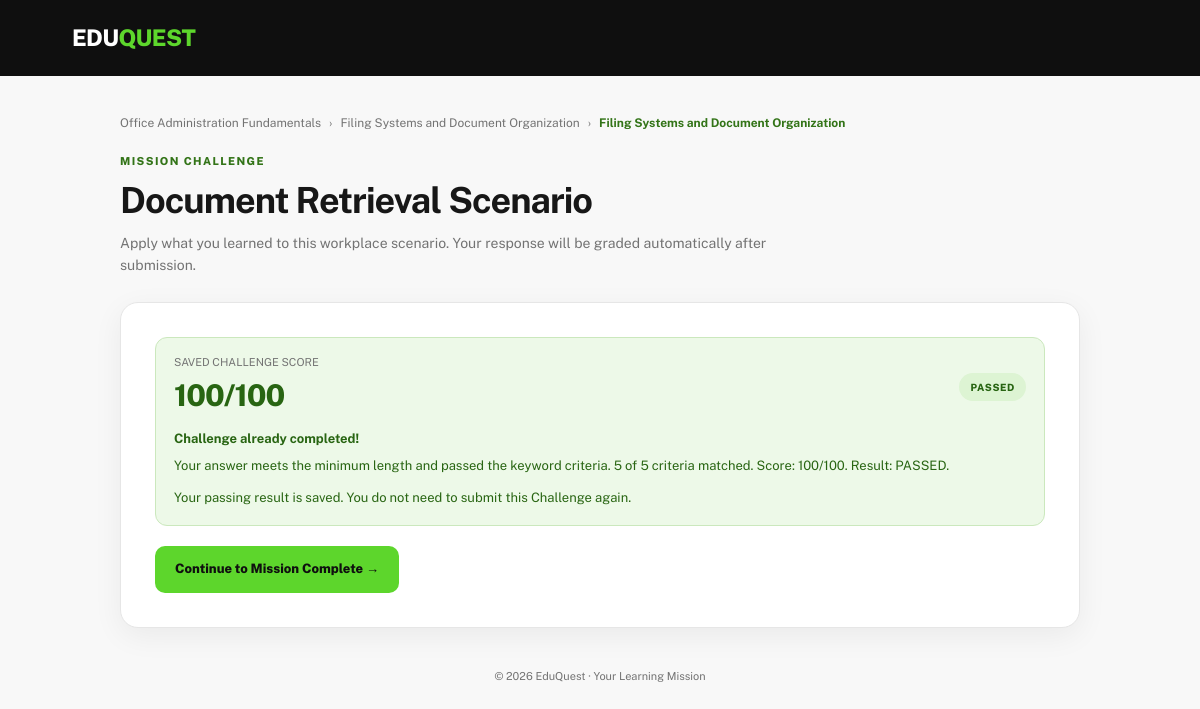
Screenshot of /EDUQUEST_FINAL/Challenge.php?mission_id=3 (signed in) with the database file from the repository.
### tables this page shows
CREATE TABLE `challenges` (
  `challenge_id` int(10) UNSIGNED NOT NULL,
  `mission_id` int(10) UNSIGNED NOT NULL,
  `challenge_title` varchar(200) NOT NULL,
  `challenge_description` text DEFAULT NULL,
  `instructions` text DEFAULT NULL,
  `total_points` smallint(5) UNSIGNED NOT NULL DEFAULT 20,
  `passing_score` decimal(5,2) NOT NULL DEFAULT 70.00,
  `status` enum('draft','published') NOT NULL DEFAULT 'draft',
  `created_at` timestamp NOT NULL DEFAULT current_timestamp(),
  `updated_at` timestamp NOT NULL DEFAULT current_timestamp() ON UPDATE current_timestamp()
);

CREATE TABLE `courses` (
  `course_id` int(10) UNSIGNED NOT NULL,
  `course_title` varchar(200) NOT NULL,
  `course_description` text DEFAULT NULL,
  `course_number` tinyint(3) UNSIGNED NOT NULL,
  `thumbnail` varchar(255) DEFAULT NULL,
  `is_locked` tinyint(1) NOT NULL DEFAULT 0,
  `status` enum('draft','published','archived') NOT NULL DEFAULT 'draft',
  `created_at` timestamp NOT NULL DEFAULT current_timestamp(),
  `updated_at` timestamp NOT NULL DEFAULT current_timestamp() ON UPDATE current_timestamp()
);

CREATE TABLE `modules` (
  `module_id` int(10) UNSIGNED NOT NULL,
  `course_id` int(10) UNSIGNED NOT NULL,
  `module_number` tinyint(3) UNSIGNED NOT NULL,
  `module_title` varchar(200) NOT NULL,
  `module_description` text DEFAULT NULL,
  `status` enum('draft','published','archived') NOT NULL DEFAULT 'draft',
  `created_at` timestamp NOT NULL DEFAULT current_timestamp(),
  `updated_at` timestamp NOT NULL DEFAULT current_timestamp() ON UPDATE current_timestamp()
);

CREATE TABLE `missions` (
  `mission_id` int(10) UNSIGNED NOT NULL,
  `module_id` int(10) UNSIGNED NOT NULL,
  `mission_number` tinyint(3) UNSIGNED NOT NULL,
  `mission_title` varchar(200) NOT NULL,
  `mission_description` text DEFAULT NULL,
  `mission_type` varchar(50) NOT NULL DEFAULT 'lesson',
  `mission_order` tinyint(3) UNSIGNED NOT NULL DEFAULT 1,
  `status` enum('draft','published') NOT NULL DEFAULT 'draft',
  `created_at` timestamp NOT NULL DEFAULT current_timestamp(),
  `updated_at` timestamp NOT NULL DEFAULT current_timestamp() ON UPDATE current_timestamp()
);

CREATE TABLE `challenge_attempts` (
  `attempt_id` int(10) UNSIGNED NOT NULL,
  `user_id` int(10) UNSIGNED NOT NULL,
  `challenge_id` int(10) UNSIGNED NOT NULL,
  `attempt_number` smallint(5) UNSIGNED NOT NULL DEFAULT 1,
  `answer_text` longtext DEFAULT NULL,
  `score` decimal(7,2) NOT NULL DEFAULT 0.00,
  `status` enum('in_progress','submitted','graded') NOT NULL DEFAULT 'in_progress',
  `result` enum('passed','failed') DEFAULT NULL,
  `feedback` text DEFAULT NULL,
  `started_at` datetime NOT NULL DEFAULT current_timestamp(),
  `submitted_at` datetime DEFAULT NULL,
  `graded_at` datetime DEFAULT NULL
);

### EDUQUEST_FINAL/Challenge.php (the view, shortened to what this page needs)
<?php
require_once __DIR__ . "/Admin_Portal/db_connect.php";
$conn->set_charset("utf8mb4");
$userId = (int) $_SESSION["user_id"];
function challengeEscape($value)
{
    return htmlspecialchars((string) $value, ENT_QUOTES, "UTF-8");
}
$missionId = isset($_GET["mission_id"]) ? (int) $_GET["mission_id"] : 0;
$challenge = null;
$accessError = "";
$lessonId = 0;
$previousPassedAttempt = null;
$latestPercentage = 0;
if ($missionId <= 0) {
    $accessError = "Invalid mission. Please return to your course and select a valid mission.";
} else {
    $stmt = $conn->prepare("
        SELECT
            ch.challenge_id,
            ch.mission_id,
            ch.challenge_title,
            ch.challenge_description,
            ch.instructions,
            ch.total_points,
            ch.passing_score,
            m.mission_title,
            m.module_id,
            mo.module_title,
            mo.course_id,
            c.course_title
        FROM challenges ch
        INNER JOIN missions m ON m.mission_id = ch.mission_id
        INNER JOIN modules mo ON mo.module_id = m.module_id
        INNER JOIN courses c ON c.course_id = mo.course_id
        WHERE ch.mission_id = ?
          AND ch.status = 'published'
        LIMIT 1
    ");
    $stmt->bind_param("i", $missionId);
    $stmt->execute();
    $challenge = $stmt->get_result()->fetch_assoc();
}
if ($challenge) {
    $moduleId = (int) $challenge["module_id"];
    $lessonStmt = $conn->prepare("
        SELECT lesson_id
        FROM lessons
        WHERE module_id = ?
        ORDER BY lesson_id ASC
        LIMIT 1
    ");
    $lessonStmt->bind_param("i", $moduleId);
    $lessonStmt->execute();
    $lessonRow = $lessonStmt->get_result()->fetch_assoc();
    if ($lessonRow) {
        $lessonId = (int) $lessonRow["lesson_id"];
    }
}
if ($challenge && $accessError === "") {
    $challengeIdValue = (int) $challenge["challenge_id"];
    $passedStmt = $conn->prepare("
        SELECT
            attempt_id,
            attempt_number,
            answer_text,
            score,
            status,
            feedback,
            submitted_at
        FROM challenge_attempts
        WHERE user_id = ?
          AND challenge_id = ?
          AND status = 'graded'
          AND feedback LIKE '%Result: PASSED.%'
        ORDER BY attempt_id DESC
        LIMIT 1
    ");
    $passedStmt->bind_param("ii", $userId, $challengeIdValue);
    $passedStmt->execute();
    $previousPassedAttempt = $passedStmt->get_result()->fetch_assoc();
}
if ($challenge && $accessError === "") {
    $challengeIdValue = (int) $challenge["challenge_id"];
    $latestStmt = $conn->prepare("
        SELECT
            attempt_id,
            attempt_number,
            answer_text,
            score,
            status,
            feedback,
            submitted_at
        FROM challenge_attempts
        WHERE user_id = ?
          AND challenge_id = ?
        ORDER BY attempt_id DESC
        LIMIT 1
    ");
    $latestStmt->bind_param("ii", $userId, $challengeIdValue);
    $latestStmt->execute();
    $latestAttempt = $latestStmt->get_result()->fetch_assoc();
    if ($previousPassedAttempt) {
        $latestAttempt = $previousPassedAttempt;
    } elseif ($latestAttempt) {
        $latestPassed = hasPassedChallenge($latestAttempt["feedback"]);
    }
    if ($latestAttempt) {
        $totalPoints = max(1, (int) $challenge["total_points"]);
        $latestPercentage = (int) round(
            ((float) $latestAttempt["score"] / $totalPoints) * 100
        );
    }
}
?>
<!DOCTYPE html>
<html lang="en">
<head>
</head>
<body>
<header class="topbar">
    <a href="CoursePage.php" class="brand">
        EDU<span>QUEST</span>
    </a>
</header>
<main class="page">
<?php if ($accessError !== ""): ?>
    <section class="panel">
        <div class="notice notice-error">
            <strong>Unable to open challenge</strong>
            <?= challengeEscape($accessError) ?>
        </div>
        <?php if ($lessonId > 0 && $challenge): ?>
            <a
                class="btn btn-secondary"
                href="LessonPage.php?lesson_id=<?= (int) $lessonId ?>&amp;module_id=<?= (int) $challenge["module_id"] ?>&amp;mission_id=<?= (int) $challenge["mission_id"] ?>"
            >
                ← Back to Lesson
            </a>
        <?php else: ?>
            <a class="btn btn-primary" href="CoursePage.php">Return to Courses</a>
        <?php endif; ?>
    </section>
<?php elseif ($challenge): ?>
    <div class="breadcrumb">
        <span><?= challengeEscape($challenge["course_title"]) ?></span>
        <span>›</span>
        <span><?= challengeEscape($challenge["module_title"]) ?></span>
        <span>›</span>
        <span><?= challengeEscape($challenge["mission_title"]) ?></span>
    </div>
    <section class="heading">
        <p class="eyebrow">Mission Challenge</p>
        <h1><?= challengeEscape($challenge["challenge_title"]) ?></h1>
        <p class="subtitle">
            Apply what you learned to this workplace scenario.
            Your response will be graded automatically after submission.
        </p>
    </section>
    <?php if ($previousPassedAttempt): ?>
        <section class="panel" aria-live="polite">
            <div class="notice notice-success">
                <div class="result-score">
                    <div>
                        <div class="score-label">SAVED CHALLENGE SCORE</div>
                        <div class="score-number"><?= $latestPercentage ?>/100</div>
                    </div>
                    <span class="result-status status-passed">PASSED</span>
                </div>
                <strong>Challenge already completed!</strong>
                <p class="feedback-text">
                    <?= challengeEscape(
                        $previousPassedAttempt["feedback"]
                        ?? "Your passing result is saved."
                    ) ?>
                </p>
                <p class="feedback-text" style="margin-top: 8px;">
                    Your passing result is saved. You do not need to submit this Challenge again.
                </p>
            </div>
            <a
                class="btn btn-primary"
                href="Mission_complete.php?mission_id=<?= (int) $challenge["mission_id"] ?>"
            >
                Continue to Mission Complete →
            </a>
        </section>
    <?php endif; ?>
<?php endif; ?>
<footer class="footer">
    © 2026 EduQuest · Your Learning Mission
</footer>
</main>
</body>
</html>

### EDUQUEST_FINAL/Challenge.php (style rules this page uses)
:root { --black: #0F0F0F; --dark: #202020; --green: #5DD62C; --deep-green: #337418; --offwhite: #F8F8F8; --white: #FFFFFF; --text: #171717; --muted: #737373; --border: #E6E6E6; --surface-soft: #F3F4F2; --success-bg: #EDF9E8; --success-text: #286512; --error-bg: #FFF0F0; --error-text: #A32020; --shadow: 0 8px 30px rgba(0, 0, 0, 0.06); }
* { margin: 0; padding: 0; box-sizing: border-box; }
body { min-height: 100vh; background: var(--offwhite); color: var(--text); font-family: "Public Sans", Arial, sans-serif; line-height: 1.6; }
a { color: inherit; text-decoration: none; }
.topbar { min-height: 76px; background: var(--black); color: var(--white); display: flex; align-items: center; justify-content: space-between; gap: 20px; padding: 16px 6%; }
.brand { font-size: 23px; font-weight: 800; letter-spacing: -0.7px; }
.brand span { color: var(--green); }
.page { width: min(960px, calc(100% - 32px)); margin: 38px auto 60px; }
.breadcrumb { display: flex; flex-wrap: wrap; align-items: center; gap: 8px; color: var(--muted); font-size: 12px; margin-bottom: 20px; }
.breadcrumb span:last-child { color: var(--deep-green); font-weight: 700; }
.heading { margin-bottom: 25px; }
.eyebrow { color: var(--deep-green); font-size: 11px; font-weight: 800; letter-spacing: 1.4px; text-transform: uppercase; margin-bottom: 8px; }
h1 { font-size: clamp(27px, 4vw, 36px); line-height: 1.2; letter-spacing: -1px; overflow-wrap: anywhere; }
.subtitle { color: var(--muted); font-size: 14px; margin-top: 10px; max-width: 720px; }
.panel { background: var(--white); border: 1px solid var(--border); border-radius: 18px; padding: clamp(20px, 4vw, 34px); box-shadow: var(--shadow); margin-bottom: 20px; }
.btn { display: inline-flex; justify-content: center; align-items: center; min-height: 46px; border: 1px solid transparent; border-radius: 10px; padding: 12px 19px; font-size: 13px; font-weight: 800; cursor: pointer; transition: transform 0.2s, background 0.2s; }
.btn-primary { background: var(--green); color: var(--black); }
.notice { border-radius: 12px; padding: 16px 18px; margin-bottom: 20px; font-size: 13px; overflow-wrap: anywhere; }
.notice strong { display: block; margin-bottom: 4px; }
.notice-success { background: var(--success-bg); color: var(--success-text); border: 1px solid #CBE8BD; }
.result-score { display: flex; align-items: center; justify-content: space-between; gap: 15px; flex-wrap: wrap; margin-bottom: 10px; }
.score-number { font-size: 30px; font-weight: 800; letter-spacing: -1px; }
.score-label { color: var(--muted); font-size: 11px; }
.result-status { display: inline-block; border-radius: 999px; padding: 6px 11px; font-size: 10px; font-weight: 800; letter-spacing: 0.6px; }
.status-passed { color: var(--success-text); background: #DDF4D3; }
.feedback-text { font-size: 13px; line-height: 1.8; white-space: normal; overflow-wrap: anywhere; }
.footer { color: var(--muted); text-align: center; font-size: 11px; padding: 20px 0; }

### rows the page displays
challenges: courses.course_title "Office Administration Fundamentals", modules.module_title "Filing Systems and Document Organization", mission.mission_title "Filing Systems and Document Organization", challenge_title "Document Retrieval Scenario"
challenge_attempts: score.total_points "100", feedback "Your answer meets the minimum length and passed the keyword criteria. 5 of 5 criteria matched. Score: 100/100. Result: PASSED."
